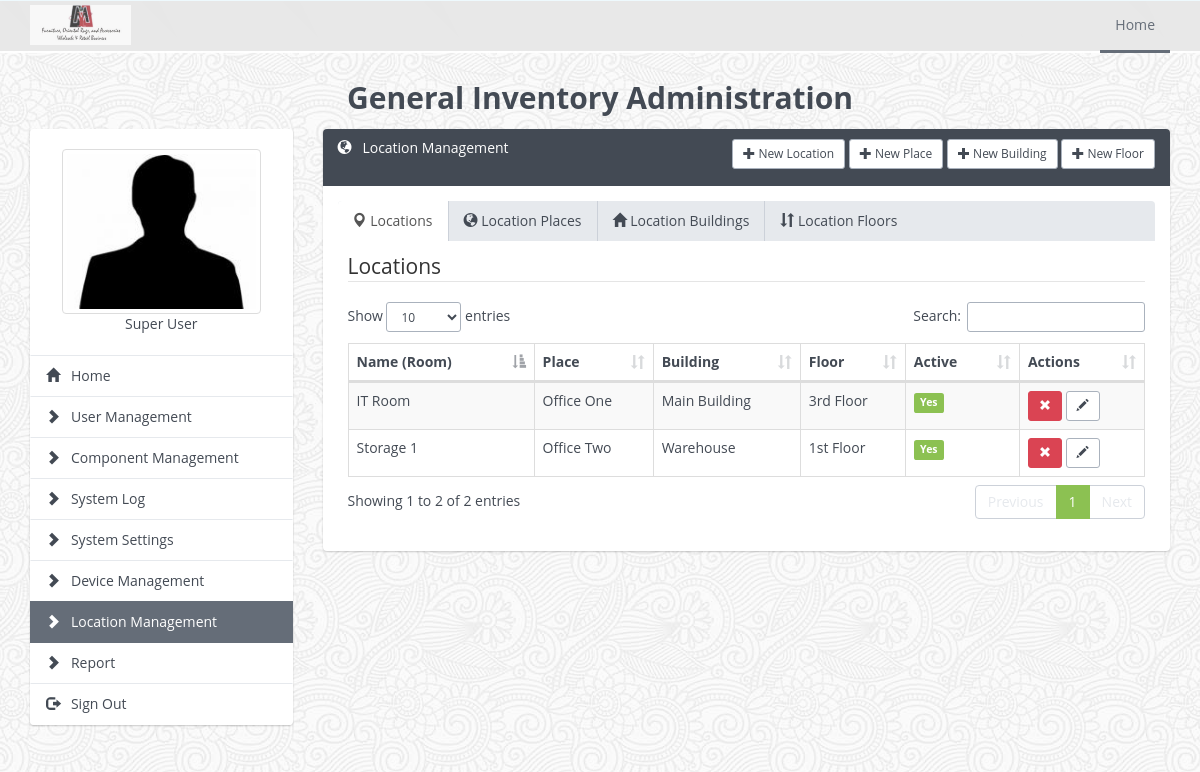
The app's page /location_management.php (signed in) with its own data.
### tables this page shows
CREATE TABLE `system_settings` (
  `setting_name` varchar(50) NOT NULL COMMENT 'Setting Name',
  `setting_value` text NOT NULL COMMENT 'Values',
  `active` enum('yes','no') NOT NULL DEFAULT 'yes',
  `created_by` varchar(30) NOT NULL,
  `created_date` datetime NOT NULL,
  `updated_by` varchar(30) NOT NULL,
  `updated_date` datetime NOT NULL,
  `revision` tinyint(3) NOT NULL DEFAULT '0',
  PRIMARY KEY (`setting_name`)
);

CREATE TABLE `component` (
  `component_id` int(11) NOT NULL AUTO_INCREMENT,
  `component_name` varchar(30) NOT NULL COMMENT 'Component Name',
  `component_page` varchar(100) NOT NULL COMMENT 'Component Page',
  `component_type` enum('system','standard') NOT NULL DEFAULT 'standard' COMMENT 'Component Type',
  `active` enum('yes','no') NOT NULL DEFAULT 'yes' COMMENT 'Active Status',
  `created_by` varchar(30) NOT NULL,
  `created_date` datetime NOT NULL,
  `updated_by` varchar(30) NOT NULL,
  `updated_date` datetime NOT NULL,
  `revision` tinyint(3) NOT NULL DEFAULT '0',
  PRIMARY KEY (`component_id`)
);

CREATE TABLE `location` (
  `location_id` int(11) NOT NULL AUTO_INCREMENT,
  `location_name` varchar(30) NOT NULL COMMENT 'Location Name',
  `location_photo` text COMMENT 'Location Photo - If available',
  `active` enum('yes','no') NOT NULL DEFAULT 'yes' COMMENT 'Location Active Status',
  `created_by` varchar(30) NOT NULL,
  `created_date` datetime NOT NULL,
  `updated_by` varchar(30) NOT NULL,
  `updated_date` datetime NOT NULL,
  `revision` tinyint(3) NOT NULL DEFAULT '0' COMMENT 'Total Device Type Changes',
  PRIMARY KEY (`location_id`)
);

CREATE TABLE `location_place` (
  `place_id` int(11) NOT NULL AUTO_INCREMENT,
  `place_name` varchar(30) NOT NULL,
  `active` enum('yes','no') NOT NULL DEFAULT 'yes',
  `created_by` varchar(30) NOT NULL,
  `created_date` datetime NOT NULL,
  `updated_by` varchar(30) NOT NULL,
  `updated_date` datetime NOT NULL,
  `revision` tinyint(2) NOT NULL DEFAULT '0',
  PRIMARY KEY (`place_id`)
);

CREATE TABLE `location_building` (
  `building_id` int(11) NOT NULL AUTO_INCREMENT,
  `building_name` varchar(30) NOT NULL,
  `active` enum('yes','no') NOT NULL DEFAULT 'yes',
  `created_by` varchar(30) NOT NULL,
  `created_date` datetime NOT NULL,
  `updated_by` varchar(30) NOT NULL,
  `updated_date` datetime NOT NULL,
  `revision` tinyint(2) NOT NULL DEFAULT '0',
  PRIMARY KEY (`building_id`)
);

CREATE TABLE `location_floor` (
  `floor_id` int(11) NOT NULL AUTO_INCREMENT,
  `floor_name` varchar(30) NOT NULL,
  `active` enum('yes','no') NOT NULL DEFAULT 'yes',
  `created_by` varchar(30) NOT NULL,
  `created_date` datetime NOT NULL,
  `updated_by` varchar(30) NOT NULL,
  `updated_date` datetime NOT NULL,
  `revision` tinyint(2) NOT NULL DEFAULT '0',
  PRIMARY KEY (`floor_id`)
);

### lib/db.class.php (called while the page is built, shortened)
<?php
class DB
{
	private $pdo;
	private $sQuery;
		private function Connect()
		{
			$this->settings = parse_ini_file("settings.ini.php");
			$dsn = 'mysql:dbname='.$this->settings["dbname"].';host='.$this->settings["host"].'';
			try
			{
				$this->pdo = new PDO($dsn, $this->settings["user"], $this->settings["password"], array(PDO::MYSQL_ATTR_INIT_COMMAND => "SET NAMES utf8"));
				$this->pdo->setAttribute(PDO::ATTR_ERRMODE, PDO::ERRMODE_EXCEPTION);
				$this->pdo->setAttribute(PDO::ATTR_EMULATE_PREPARES, false);
				$this->bConnected = true;
			}
			catch (PDOException $e)
			{
				echo $this->ExceptionLog($e->getMessage());
				die();
			}
		}
		private function Init($query,$parameters = "")
		{
			try
			{
				$this->sQuery = $this->pdo->prepare($query);
				$this->succes 	= $this->sQuery->execute();
			}
			catch(PDOException $e)
			{
					echo $this->ExceptionLog($e->getMessage(), $query );
					die();
			}
		}
		public function query($query,$params = null, $fetchmode = PDO::FETCH_ASSOC)
		{
			$query = trim($query);
			$this->Init($query,$params);
			$rawStatement = explode(" ", $query);
			$statement = strtolower($rawStatement[0]);
			if ($statement === 'select' || $statement === 'show') {
				return $this->sQuery->fetchAll($fetchmode);
			}
			elseif ( $statement === 'insert' ||  $statement === 'update' || $statement === 'delete' ) {
				return $this->sQuery->rowCount();
			}
			else {
				return NULL;
			}
		}
		public function single($query,$params = null)
		{
			$this->Init($query,$params);
			return $this->sQuery->fetchColumn();
		}
}
?>

### class/inventory.class.php (called while the page is built, shortened)
<?php
require_once(__DIR__ . '/../lib/db.class.php');
class Inventory
{
	public function __construct() {
		$this->db = new DB();
	}
	public function setting_data($setting_name)
	{
		$query         = "SELECT setting_value FROM system_settings WHERE setting_name = '$setting_name' AND active = 'yes'";
		$setting_value = $this->db->single($query);
		return $setting_value;
	}
	public function main_menu($privileges)
	{
		if ($privileges!="*") {
			$query = "SELECT component_id, component_name, component_page FROM component WHERE component_id IN ($privileges) AND active = 'yes' ORDER BY component_type DESC";
		}
		else {
			$query = "SELECT component_id, component_name, component_page FROM component WHERE active = 'yes' ORDER BY component_type DESC";
		}
		$main_menu_array = $this->db->query($query);
		return $main_menu_array;
	}
}
?>

### class/location.class.php (called while the page is built, shortened)
<?php
require_once(__DIR__ . '/../lib/db.class.php');
require_once(__DIR__ . '/../class/inventory.class.php');
class LocationClass
{
	public function __construct() {
		$this->db        = new DB();
		$this->inventory = new inventory();
		$this->location_details_addon = $this->inventory->setting_data("location_details");
	}
	public function show_location($location_name="")
	{
		if ($this->location_details_addon == "enable") {
			$query = "SELECT
			 l.location_id,
			 l.location_name,
			 l.location_photo,
			 l.active,
			 lp.place_id,
			 lp.place_name,
			 lb.building_id,
			 lb.building_name,
			 lf.floor_id,
			 lf.floor_name
			FROM location l
			LEFT JOIN location_details ld ON l.location_id = ld.location_id AND ld.active='yes'
			LEFT JOIN location_place lp ON ld.place_id = lp.place_id
			LEFT JOIN location_building lb ON ld.building_id = lb.building_id
			LEFT JOIN location_floor lf ON ld.floor_id = lf.floor_id
			";
		}
		$query .= " ORDER BY l.location_name ASC ";
		$result = $this->db->query($query);
		return $result;
	}
}
?>

### location_management.php (the view, shortened to what this page needs)
<?php
require_once(__DIR__ . '/lib/db.class.php');
require_once(__DIR__ . '/class/location.class.php');
$locationclass = new LocationClass();
require_once(__DIR__ . '/class/inventory.class.php');
$invClass  = new Inventory();
include("./include/include_header.php");
$setting_location_details = $invClass->setting_data("location_details");
?>
<div class="col-lg-9 col-md-9 col-sm-12 col-xs-12">
	<div class="panel panel-primary">
		<div class="panel-heading">
			<h3 class="panel-title">
				<i class="glyphicon glyphicon-globe"></i> &nbsp; <?php echo $current_page_name; ?>
				<span class="pull-right">
					<button type="button" class="btn btn-default btn-sm" onclick="show_add_new_location()"><i class="glyphicon glyphicon-plus"></i> New Location</button>
					<?php
					if ($setting_location_details == "enable") : ?>
					<button type="button" class="btn btn-default btn-sm" onclick="show_add_new_location_details('place')"><i class="glyphicon glyphicon-plus"></i> New Place</button>
					<button type="button" class="btn btn-default btn-sm" onclick="show_add_new_location_details('building')"><i class="glyphicon glyphicon-plus"></i> New Building</button>
					<button type="button" class="btn btn-default btn-sm" onclick="show_add_new_location_details('floor')"><i class="glyphicon glyphicon-plus"></i> New Floor</button>
					<?php endif; ?>
				</span>
			</h3>
			<br>
		</div>
		<div class='panel-body'>
			<ul class="nav nav-tabs" role="tablist">
				<li role="presentation" class="active">
					<a href="#loc_list" id="loc_list_tab" role="tab" data-toggle="tab" aria-controls="loc_list" aria-expanded="true"><i class="glyphicon glyphicon-map-marker"></i> Locations</a>
				</li>
				<?php
				if ($setting_location_details == "enable") : ?>
				<li role="presentation">
					<a href="#loc_place_list" id="loc_place_list_tab" role="tab" data-toggle="tab" aria-controls="loc_place_list" aria-expanded="true"><i class="glyphicon glyphicon-globe"></i> Location Places</a>
				</li>
				<li role="presentation">
					<a href="#loc_building_list" id="loc_building_list_tab" role="tab" data-toggle="tab" aria-controls="loc_building_list" aria-expanded="true"><i class="glyphicon glyphicon-home"></i> Location Buildings</a>
				</li>
				<li role="presentation">
					<a href="#loc_floor_list" id="loc_floor_list_tab" role="tab" data-toggle="tab" aria-controls="loc_floor_list" aria-expanded="true"><i class="glyphicon glyphicon-sort"></i> Location Floors</a>
				</li>
				<?php endif; ?>
			</ul>
			<div class="tab-content">
				<div role="tabpanel" class="tab-pane fade active in" id="loc_list" aria-labelledby="loc_list_tab">
					<legend>Locations</legend>
					<?php if (count($locationclass->show_location())!=0) : ?>
						<table class='table table-bordered table-striped' id='datatable'>
						<thead>
							<tr>
								<th>Name (Room)</th>
								<?php if ($setting_location_details=="enable"): ?>
								<th>Place</th>
								<th>Building</th>
								<th>Floor</th>
								<?php endif ?>
								<th>Active</th>
								<th>Actions</th>
							</tr>
						</thead>
						<tbody>
						<?php
						$data = $locationclass->show_location();
						foreach ($data as $location_data) {
							$location_id    = $location_data["location_id"];
							$location_name  = $location_data["location_name"];
							$active         = $location_data["active"];
							if ($active=="yes") {
								$active_status = "<span class='label label-success'>Yes</span><input type='hidden' id='lactive_$location_id' value='yes'>";
								$button_status = "<button type='button' title='Deactive' class='btn btn-danger btn-sm' onclick=\"location_change_status('$location_id', '$location_name', 'no')\"><i class='glyphicon glyphicon-remove'></i></button>";
							}
							?>
							<tr>
								<td id='location_name_<?php echo $location_id; ?>'><?php echo $location_name; ?></td>
								<?php if ($setting_location_details=="enable"): ?>
								<td><?php echo $location_data["place_name"]; ?><input type="hidden" id='location_place_<?php echo $location_id; ?>' value="<?php echo $location_data["place_id"]; ?>"></td>
								<td><?php echo $location_data["building_name"]; ?><input type="hidden"  id='location_building_<?php echo $location_id; ?>' value="<?php echo $location_data["building_id"]; ?>"></td>
								<td><?php echo $location_data["floor_name"]; ?><input type="hidden" id='location_floor_<?php echo $location_id; ?>' value="<?php echo $location_data["floor_id"]; ?>"></td>
								<?php endif ?>
								<td><?php echo $active_status; ?></td>
								<td><?php echo $button_status; ?> <button class='btn btn-default btn-sm' onclick="show_edit_location('<?php echo $location_id; ?>')"><i class='glyphicon glyphicon-pencil'></i></button></td>
							</tr>
							<?php
						}
						?>
						</tbody>
						</table>
					<?php else: ?>
						<p>No Location Data Found!</p>
					<?php endif; ?>
				</div>
			</div>
		</div>
	</div>
</div>
<?php
include("./include/include_footer.php");
include("./include/init_datatables.php");
include("./include/init_validetta.php");
include("./include/init_chosen.php");
?>

### include/include_header.php (shortened to what this page needs)
<?php
	$current_page      = basename($_SERVER['PHP_SELF']);
	$main_menu_array   = $invClass->main_menu($_SESSION['privileges']);
	$display_menu      = "";
	foreach ($main_menu_array as $main_menu) {
		$component_name = $main_menu['component_name'];
		$component_page = $main_menu['component_page'];
		if ($current_page==$component_page) {
			$display_menu .= "<a href='$component_page' class='list-group-item active' title='$component_name'><i class='glyphicon glyphicon-chevron-right'></i> &nbsp; $component_name</a>";
			$current_page_name = " ".$component_name;
		} else {
			$display_menu .= "<a href='$component_page' class='list-group-item' title='$component_name'><i class='glyphicon glyphicon-chevron-right'></i> &nbsp; $component_name</a>";
		}
		if ($current_page=="dashboard.php") {
			$home_link = "active";
		} else {
			$home_link = "";
		}
	}
?>
	<!DOCTYPE html>
		<html>
		<head>
			<link rel="stylesheet" type="text/css" href="./assets/css/<?php if ($invClass->setting_data("color_scheme")!="") { echo $invClass->setting_data("color_scheme"); } else {echo "site-default.min.css";} ?>">
			<link rel="stylesheet" type="text/css" href="./assets/plugins/pace/pace.css">
		</head>
		<body background="./assets/images/backgrounds/<?php if ($invClass->setting_data("body_background")!="") { echo $invClass->setting_data("body_background"); } else {echo "symphony.png";} ?>">
			<div class="docs-header">
				<nav class="navbar navbar-default navbar-custom" role="navigation">
					<div class="container">
						<div class="navbar-header">
							<a class="navbar-brand" href="#">
								<img src="./assets/images/<?php if ($invClass->setting_data("inventory_logo")!="") { echo $invClass->setting_data("inventory_logo"); } else {echo "logo.png";} ?>" height="40">
							</a>
						</div>
						<div class="collapse navbar-collapse">
							<ul class="nav navbar-nav navbar-right">
								<li><a class="nav-link current" href="dashboard.php" >Home</a></li>
							</ul>
						</div>
					</div>
				</nav>
			</div>
			<div class="container document">
				<div class="row">
					<div class="col-lg-12 col-md-12 col-sm-12 col-xs-12">
						<h3 class="text-center">
							<?php
							if ($invClass->setting_data("inventory_name")!="") {
								echo $invClass->setting_data("inventory_name");
							} else {
								echo "Inventory System";
							} ?>  Administration
						</h3>
					</div>
				</div>
			</div>
			<div class="container document">
				<div class="row">
					<div class="col-lg-3 col-md-3 col-sm-12 col-xs-12">
						<div class="list-group">
							<li class="list-group-item">
								<div class="text-center">
									<a href='my_profile.php' class='list-group-item text-center' title='My Profile'>
										<img src="<?php echo $_SESSION['user_photo'] ?>" class="img-thumbnail" height="120px" /><br>
										<?php echo $_SESSION['first_name']. " " .$_SESSION['last_name'] ?>
									</a>
								</div>
							</li>
							<a href="dashboard.php" class="list-group-item <?php echo $home_link; ?>" title="Dashboard"><i class="glyphicon glyphicon-home"></i> &nbsp; Home</a>
							<?php
								echo $display_menu;
							?>
							<a href="#" class="list-group-item" id="sign_out" title="Sign Out"><i class="glyphicon glyphicon-log-out"></i> &nbsp; Sign Out</a>
						</div>
					</div>

### include/include_footer.php (shortened to what this page needs)
    	</div>
	</div>
</body>
</html>

### include/init_datatables.php (shortened to what this page needs)
<link rel="stylesheet" type="text/css" href="./assets/plugins/datatables/media/css/dataTables.bootstrap.min.css">

### include/init_validetta.php (shortened to what this page needs)
<link rel="stylesheet" type="text/css" href="./assets/plugins/validetta/validetta.min.css">

### include/init_chosen.php (shortened to what this page needs)
<link rel="stylesheet" type="text/css" href="./assets/plugins/chosen/chosen.min.css">

### records on screen
system_settings: setting_value (picture)
system_settings: setting_value "General Inventory"
component: component_name "User Management"
component: component_name "Component Management"
component: component_name "System Log"
component: component_name "System Settings"
component: component_name "Device Management"
component: component_name "Location Management"
component: component_name "Report"
location: location_name "IT Room", location_place.place_name "Office One", location_building.building_name "Main Building", location_floor.floor_name "3rd Floor"
location: location_name "Storage 1", location_place.place_name "Office Two", location_building.building_name "Warehouse", location_floor.floor_name "1st Floor"

### other values on screen
$_SESSION['first_name'] "Super"
$_SESSION['last_name'] "User"
